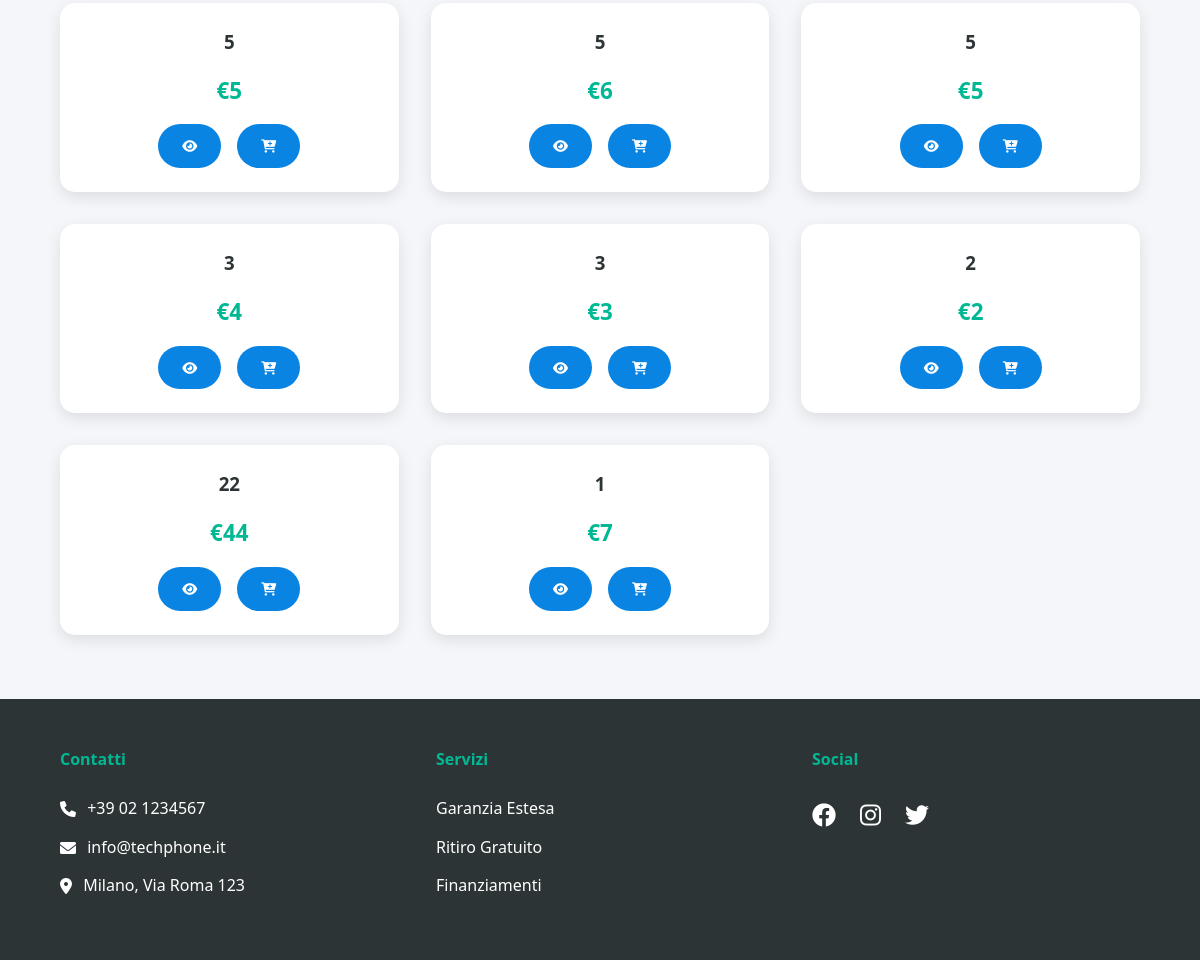
The page /qiu_phoneshop/main_page/front-end/index.php (lower part) on the database as committed earlier.
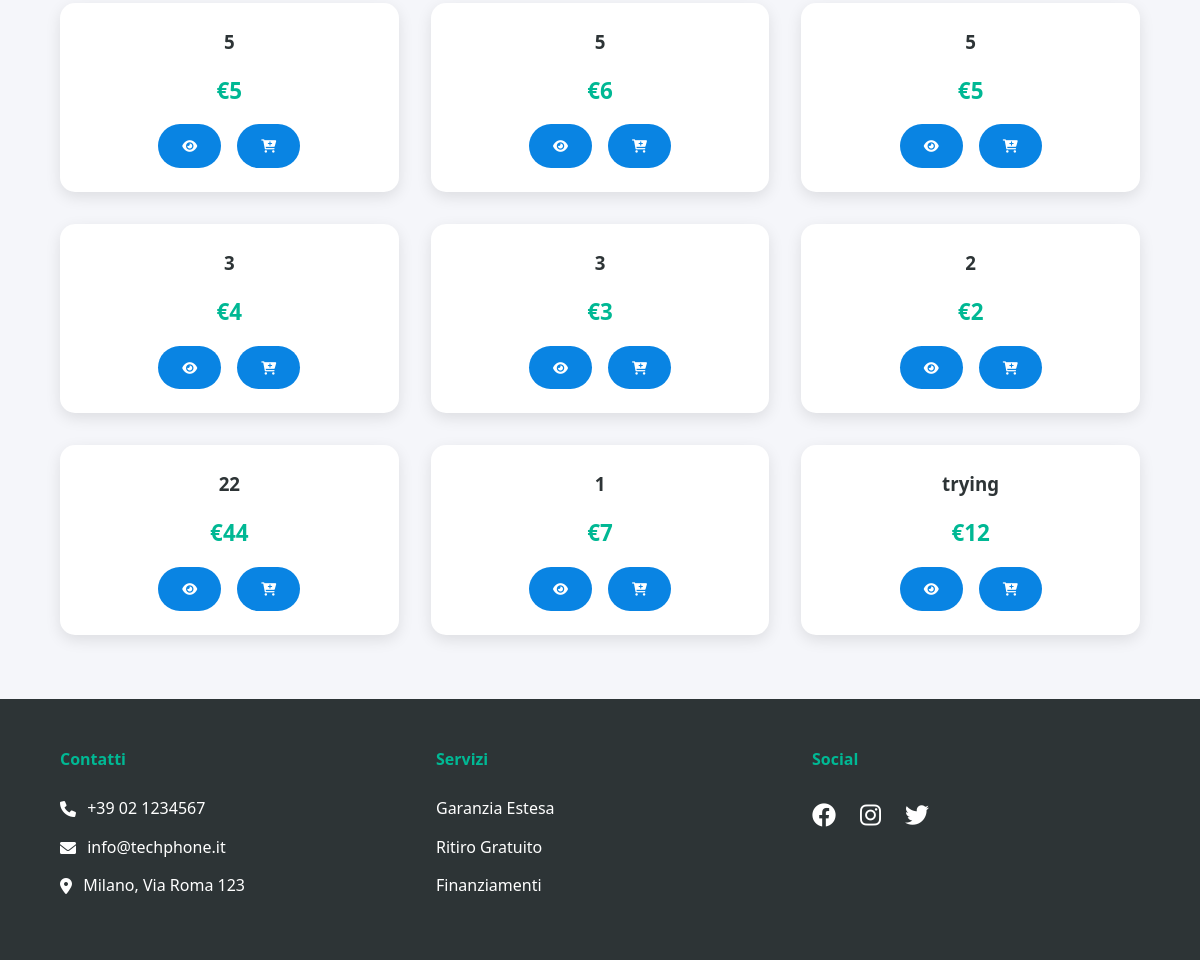
The same page on the database as committed later.
### tables this page shows
CREATE TABLE `product` (
  `id` int(11) NOT NULL,
  `name` varchar(100) NOT NULL,
  `brand` varchar(100) NOT NULL,
  `ram` int(11) NOT NULL,
  `rom` int(11) NOT NULL,
  `camera` int(11) NOT NULL,
  `battery` int(11) NOT NULL,
  `price` int(11) NOT NULL,
  `quantity` int(11) NOT NULL,
  `fk_admin` int(11) NOT NULL
);

### qiu_phoneshop/main_page/front-end/index.php (the view, shortened to what this page needs)
<!DOCTYPE html>
<html lang="it">
<head>
    <link rel="stylesheet" href="style.css">
    <link rel="stylesheet" href="https://cdnjs.cloudflare.com/ajax/libs/font-awesome/6.0.0/css/all.min.css">
</head>
<body>
    <main class="content">
        <section class="products-grid">
            <?php
            include '../back-end/db_conn.php';
            $stmt = $conn->prepare("SELECT * FROM product");
            $stmt->execute();
            $result = $stmt->get_result();
            while ($row = $result->fetch_assoc()) {
                echo "<article class='product-card'>";
                echo "<div class='product-info'>";
                echo "<h3>" . $row['name'] . "</h3>";
                echo "<p class='product-price'>€" . $row['price'] . "</p>";
                echo "<div class='product-actions'>";
                echo "<a href='../../login_register_user/login_register.html'><button class='quick-view'><i class='fas fa-eye'></i></button></a>";
                echo "<a href='../../login_register_user/login_register.html'><button class='add-to-cart'><i class='fas fa-cart-plus'></i></button></a>";
                echo "</div>";
                echo "</div>";
                echo "</article>";
            }
            ?>
        </section>
    </main>
    <footer class="main-footer">
        <div class="footer-grid">
            <div class="footer-section">
                <h4>Contatti</h4>
                <ul>
                    <li><i class="fas fa-phone"></i> +39 02 1234567</li>
                    <li><i class="fas fa-envelope"></i> info@techphone.it</li>
                    <li><i class="fas fa-map-marker-alt"></i> Milano, Via Roma 123</li>
                </ul>
            </div>
            <div class="footer-section">
                <h4>Servizi</h4>
                <ul>
                    <li>Garanzia Estesa</li>
                    <li>Ritiro Gratuito</li>
                    <li>Finanziamenti</li>
                </ul>
            </div>
            <div class="footer-section">
                <h4>Social</h4>
                <div class="social-icons">
                    <a href="#"><i class="fab fa-facebook"></i></a>
                    <a href="#"><i class="fab fa-instagram"></i></a>
                    <a href="#"><i class="fab fa-twitter"></i></a>
                </div>
            </div>
        </div>
    </footer>
</body>
</html>

Rows that differ between the two databases and show on the page:
added product: name "trying", price "12"
